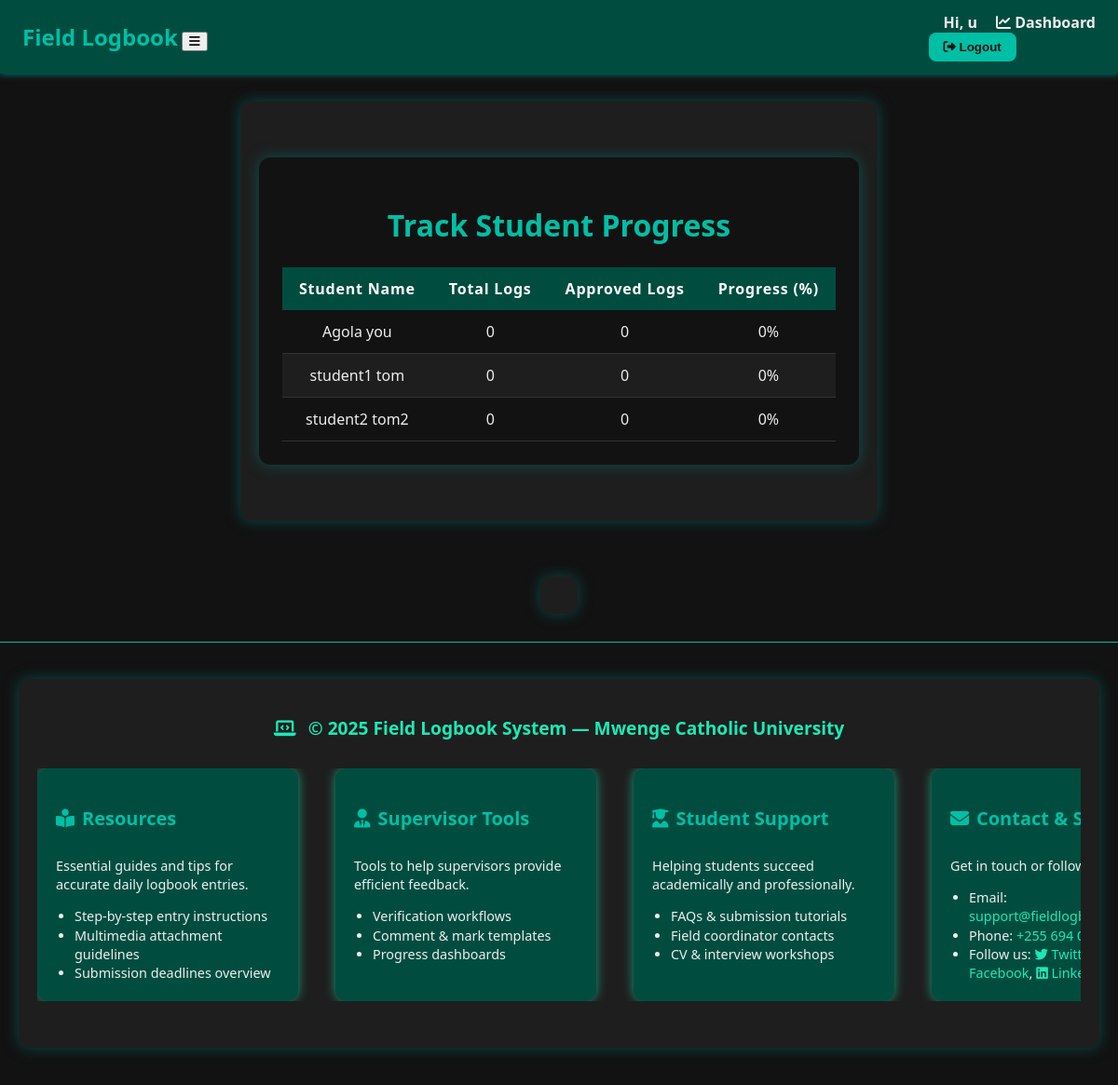
The page /dashboard/oncampus/track-progress/ (signed in) on the database its author committed.
### users/models.py (models this page shows, shortened)
class CustomUser(AbstractUser):
    ROLE_CHOICES = [
        ('student', 'Student'),
        ('onstation', 'On-Station Supervisor'),
        ('oncampus', 'On-Campus Supervisor'),
        ('admin', 'Admin'),
    ]
    role = models.CharField(max_length=20, choices=ROLE_CHOICES)
    phone_number = models.CharField(max_length=20, blank=True, null=True)
    department = models.ForeignKey(
        Department,
        on_delete=models.SET_NULL,
        null=True,
        blank=True,
        related_name='users'
    )
    profile_picture = models.ImageField(upload_to='profile_pics/', blank=True, null=True)

class StudentProfile(models.Model):
    user = models.OneToOneField(
        CustomUser,
        on_delete=models.CASCADE,
        related_name='student_profile'
    )
    registration_number = models.CharField(max_length=50, unique=True)
    course = models.ForeignKey(
        Course,
        on_delete=models.SET_NULL,
        null=True,
        blank=True
    )
    year_of_study = models.PositiveSmallIntegerField()
    phone_number = models.CharField(max_length=15, blank=True, null=True)
    profile_picture = models.ImageField(upload_to='profile_pics/', blank=True, null=True)
    institution_name = models.CharField(max_length=100, blank=True, null=True)
    department = models.ForeignKey(
        Department,
        on_delete=models.SET_NULL,
        null=True,
        blank=True
    )
    gender = models.CharField(
        max_length=10,
        choices=[('Male', 'Male'), ('Female', 'Female')],
        blank=True
    )
    date_of_birth = models.DateField(blank=True, null=True)
    address = models.TextField(blank=True, null=True)
    general_report = models.FileField(upload_to='reports/general/', blank=True, null=True)
    technical_report = models.FileField(upload_to='reports/technical/', blank=True, null=True)
    marks = models.FloatField(blank=True, null=True)
    supervisor_onstation = models.ForeignKey(
        OnStationSupervisor,
        on_delete=models.SET_NULL,
        null=True,
        blank=True,
        related_name='onstation_students'
    )
    supervisor_oncampus = models.ForeignKey(
        OnCampusSupervisor,
        on_delete=models.SET_NULL,
        null=True,
        blank=True,
        related_name='oncampus_students'
    )

### users/views.py (the view)
# urls.py: path('dashboard/oncampus/track-progress/', track_progress, name='track_progress'),
@login_required
def track_progress(request):
    students = StudentProfile.objects.all()
    progress_data = []
    for student in students:
        total_logs = LogEntry.objects.filter(student=student).count()
        approved_logs = LogEntry.objects.filter(student=student, status='approved').count()  # or status=True, depending on your model
        progress_percent = (approved_logs / total_logs * 100) if total_logs else 0
        progress_data.append({
            'student': student,
            'total_logs': total_logs,
            'approved_logs': approved_logs,
            'progress_percent': round(progress_percent, 2),
        })
    return render(request, 'users/track_progress.html', {'progress_data': progress_data})

### users/templates/users/track_progress.html (shortened to what this page needs)
{% extends 'base.html' %}
{% block content %}
<div class="progress-container">
  <h2>Track Student Progress</h2>
  {% if progress_data %}
  <table class="progress-table">
    <thead>
      <tr>
        <th>Student Name</th>
        <th>Total Logs</th>
        <th>Approved Logs</th>
        <th>Progress (%)</th>
      </tr>
    </thead>
    <tbody>
      {% for entry in progress_data %}
      <tr>
        <td>{{ entry.student.user.get_full_name|default:entry.student.user.username }}</td>
        <td>{{ entry.total_logs }}</td>
        <td>{{ entry.approved_logs }}</td>
        <td>{{ entry.progress_percent }}%</td>
      </tr>
      {% endfor %}
    </tbody>
  </table>
  {% else %}
    <p>No student progress data available.</p>
  {% endif %}
</div>
{% endblock %}

### users/templates/base.html (shortened to what this page needs)
{% load static %}
<!DOCTYPE html>
<html lang="en">
<head>
  <link href="https://cdnjs.cloudflare.com/ajax/libs/font-awesome/6.5.0/css/all.min.css" rel="stylesheet" />
  <link rel="stylesheet" href="{% static 'css/base_style.css' %}" />
</head>
<body>
  <nav class="navbar">
    <div class="nav-left">
      <a href="{% url 'users:home' %}" class="nav-logo">Field Logbook</a>
      <button id="nav-toggle"><i class="fas fa-bars"></i></button>
    </div>
    <div class="nav-right" id="nav-menu">
      {% if user.is_authenticated %}
        <span class="nav-welcome">Hi, {{ user.username }}</span>
        {% if user.is_superuser %}
          <a href="/admin/" class="nav-link"><i class="fas fa-tools"></i> Admin</a>
        {% else %}
          <a href="{% url 'users:dashboard' %}" class="nav-link"><i class="fas fa-chart-line"></i> Dashboard</a>
        {% endif %}
        <form method="post" action="{% url 'users:logout' %}" class="logout-form">
          <button type="submit" class="logout-btn">
            <i class="fas fa-sign-out-alt"></i> Logout
          </button>
        </form>
      {% endif %}
    </div>
  </nav>
  <main class="main-content">
    {% block content %}
    {% endblock %}
  </main>
  {% include 'includes/footer.html' %}
</body>
</html>

### users/static/css/base_style.css (style rules this page uses)
body { background-color: #121212; color: #eeeeee; font-family: 'Segoe UI', Tahoma, Geneva, Verdana, sans-serif; margin: 0; padding: 0; }
a { color: #00bfa5; text-decoration: none; }
.container, .content-wrapper, main { max-width: 960px; margin: 30px auto; padding: 20px; background-color: #1e1e1e; border-radius: 12px; box-shadow: 0 0 15px rgba(0, 128, 128, 0.5); }
.navbar { display: flex; justify-content: space-between; align-items: center; background-color: #004d40; padding: 0.8rem 1.5rem; color: #eeeeee; box-shadow: 0 2px 6px rgba(0, 128, 128, 0.7); }
.nav-logo { font-weight: 700; font-size: 1.5rem; color: #00bfa5; text-decoration: none; }
.nav-link, .nav-welcome { color: #eeeeee; margin-left: 1rem; font-weight: 600; }
.logout-btn { background-color: #00bfa5; color: #121212; border: none; border-radius: 8px; padding: 8px 16px; font-weight: 700; cursor: pointer; transition: background-color 0.3s ease; }
h1, h2, h3, h4 { color: #00bfa5; }
table { width: 100%; border-collapse: collapse; margin-top: 20px; font-size: 1rem; }
th, td { padding: 12px 18px; text-align: center; }
thead { background-color: #004d40; }
thead th { color: #ffffff; font-weight: 600; letter-spacing: 0.05em; }
tbody tr { border-bottom: 1px solid #333333; transition: background-color 0.3s ease; }
tbody tr:nth-child(even) { background-color: #1e1e1e; }

### users/templates/users/track_progress.html (style rules this page uses)
.progress-container { max-width: 900px; margin: 40px auto; padding: 25px; background-color: #121212; border-radius: 12px; box-shadow: 0 0 15px rgba(0, 128, 128, 0.5); color: #eeeeee; font-family: 'Segoe UI', Tahoma, Geneva, Verdana, sans-serif; }
.progress-container h2 { margin-bottom: 24px; color: #00bfa5; font-weight: 700; font-size: 2rem; text-align: center; }
.progress-table { width: 100%; border-collapse: collapse; }
.progress-table th, .progress-table td { padding: 12px 18px; text-align: center; }
.progress-table thead { background-color: #004d40; }
.progress-table thead th { color: #ffffff; font-weight: 600; letter-spacing: 0.05em; }
.progress-table tbody tr { border-bottom: 1px solid #333333; transition: background-color 0.3s ease; }
.progress-table tbody tr:nth-child(even) { background-color: #1e1e1e; }

### users/templates/includes/footer.html (style rules this page uses)
* { box-sizing: border-box; }
html, body { margin: 0; padding: 0; height: 100%; }
body { display: flex; flex-direction: column; min-height: 100vh; font-family: 'Segoe UI', Tahoma, Geneva, Verdana, sans-serif; }
main { flex: 1 0 auto; }

### rows shown on the page
CustomUser: username "u"
StudentProfile: student.user.get_full_name "Agola you", total_logs "0", approved_logs "0", progress_percent "0"
StudentProfile: student.user.get_full_name "student1 tom", total_logs "0", approved_logs "0", progress_percent "0"
StudentProfile: student.user.get_full_name "student2 tom2", total_logs "0", approved_logs "0", progress_percent "0"
